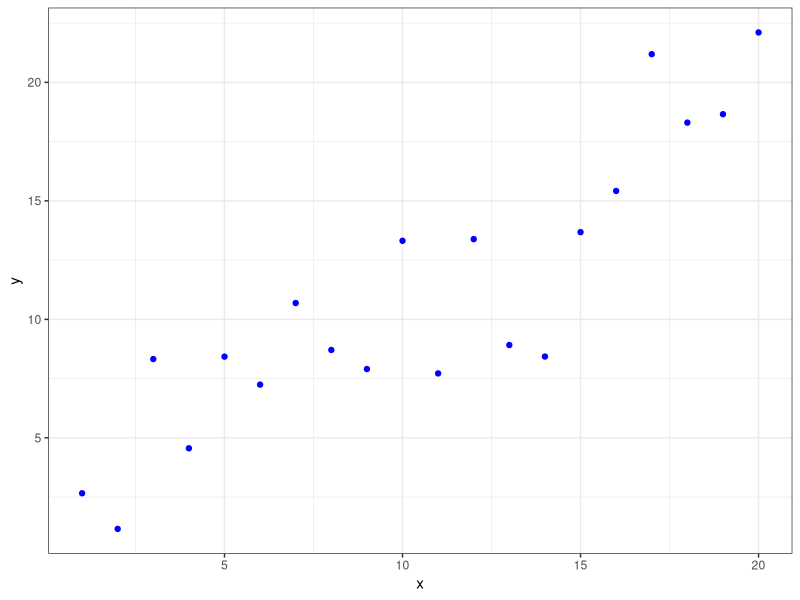
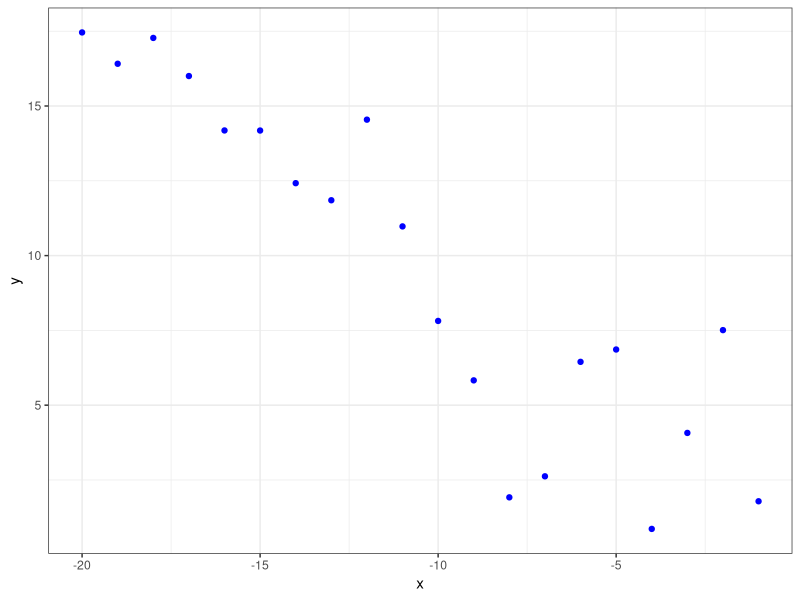

Recreate these plots in R, in order.
## ---- chunk 1
knitr::opts_chunk$set(echo = TRUE, comment = NA, warning = FALSE, message = FALSE)
## ---- chunk 2
set.seed(13)
x <- 1:20
y <- x + rnorm(20, 0, 3)
DFP <- data.frame(x = x, y = y)
y <- x + rnorm(20, 0, 3)
DFN <- data.frame(x = -x, y = y)
rm(x, y)
library(tidyverse)
ggplot(data = DFP, aes(x = x, y = y)) + 
  geom_point(color = "blue") + 
  theme_bw()
ggplot(data = DFN, aes(x = x, y = y)) + 
  geom_point(color = "blue") + 
  theme_bw()

## ---- chunk 3
DFP %>% 
  mutate(x_xbar = x - mean(x), y_ybar = y - mean(y), zx = x_xbar/sd(x), zy = y_ybar/sd(y), zxzy = zx*zy) -> steps
steps
steps %>% 
  summarize(COR = sum(zxzy)/(length(x) -1), cor(x,y))
## ---- chunk 4
DFN %>% 
  summarize(r = cor(x, y))
